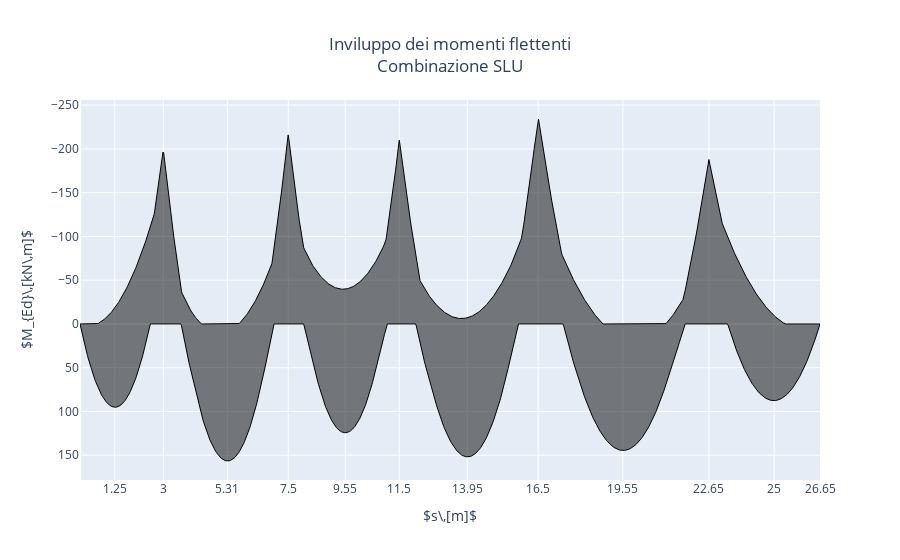

Here is the notebook cell this chart was saved with:
### Code cell
s = np.linspace(0,26.65, num=1000)

fig = go.Figure()

fig.add_trace(go.Scatter(
    x = s,
    y = Mmax,
    name='M+',
    line_color='#000000',
    showlegend=False,
    line = dict(width=1)
))

fig.add_trace(go.Scatter(
    x = s,
    y = Mmin,
    name='M-',
    line_color='#000000',
    fill='tonexty',
    showlegend=False,
    line = dict(width=1)
))

# fig.add_trace(go.Scatter(
#     x = s, 
#     y = MR1t,
#     name='2ϕ18',
#     showlegend=True,
#     line_color='#90ee90'
# ))

# fig.add_trace(go.Scatter(
#     x = s,
#     y = -MR1t,
#     name = '2ϕ18',
#     #sholegend = True,
#     line_color = '#90ee90'
# ))

fig.update_yaxes(autorange="reversed")
fig.update_traces(mode='lines')
fig.update_layout(
    title_text=('Inviluppo dei momenti flettenti<br>' + 'Combinazione SLU'),
    title_x=.5,
    autosize=True,
    xaxis = dict(
        tickmode='array',
        tickvals=ss,
        ticktext=ss,
        title=r'$s\,[m]$',
    ),
    yaxis = dict(
        tickmode = 'linear',
        tick0 = 0,
        dtick = 50,
        title=r'$M_{Ed}\,[kN\,m]$'
    ),
    xaxis_showgrid=True, 
    yaxis_showgrid=True,
)

fig.update_yaxes(automargin=True)
fig.show()

### Figure 1 — Plotly figure (JSON) as saved in the notebook; plotly's stock layout.template omitted (floating-point values rounded to 4 significant figures; data arrays with more than 128 entries replaced by an {"elided": "..."} marker saying what was removed)
{"data": [{"line": {"color": "#000000", "width": 1}, "mode": "lines", "name": "M+", "showlegend": false, "type": "scatter", "x": {"elided": "1000 float values"}, "y": {"elided": "1000 float values"}}, {"fill": "tonexty", "line": {"color": "#000000", "width": 1}, "mode": "lines", "name": "M-", "showlegend": false, "type": "scatter", "x": {"elided": "1000 float values"}, "y": {"elided": "1000 float values"}}], "layout": {"autosize": true, "title": {"text": "Inviluppo dei momenti flettenti<br>Combinazione SLU", "x": 0.5}, "xaxis": {"showgrid": true, "tickmode": "array", "ticktext": [1.25, null, 3, 5.31, 7.5, 9.55, 9.55, 11.5, 13.95, 13.95, 16.5, 19.55, 22.65, 25, null, null, null, null, null, null, null, 26.65, null], "tickvals": [1.25, null, 3, 5.31, 7.5, 9.55, 9.55, 11.5, 13.95, 13.95, 16.5, 19.55, 22.65, 25, null, null, null, null, null, null, null, 26.65, null], "title": {"text": "$s\\,[m]$"}}, "yaxis": {"automargin": true, "autorange": "reversed", "dtick": 50, "showgrid": true, "tick0": 0, "tickmode": "linear", "title": {"text": "$M_{Ed}\\,[kN\\,m]$"}}}}
